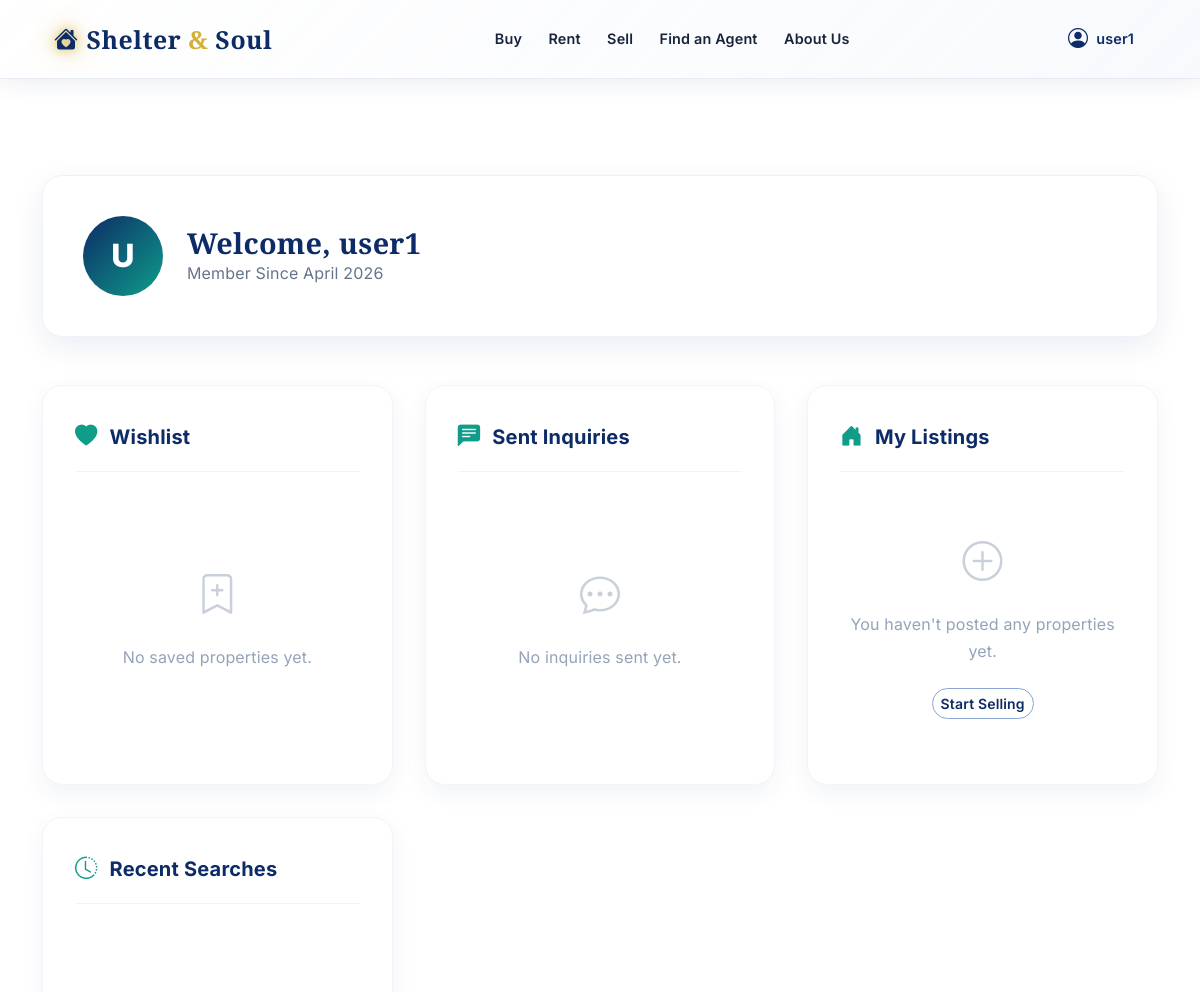
Page /dashboard/ (signed in, upper part) on the earlier database version.
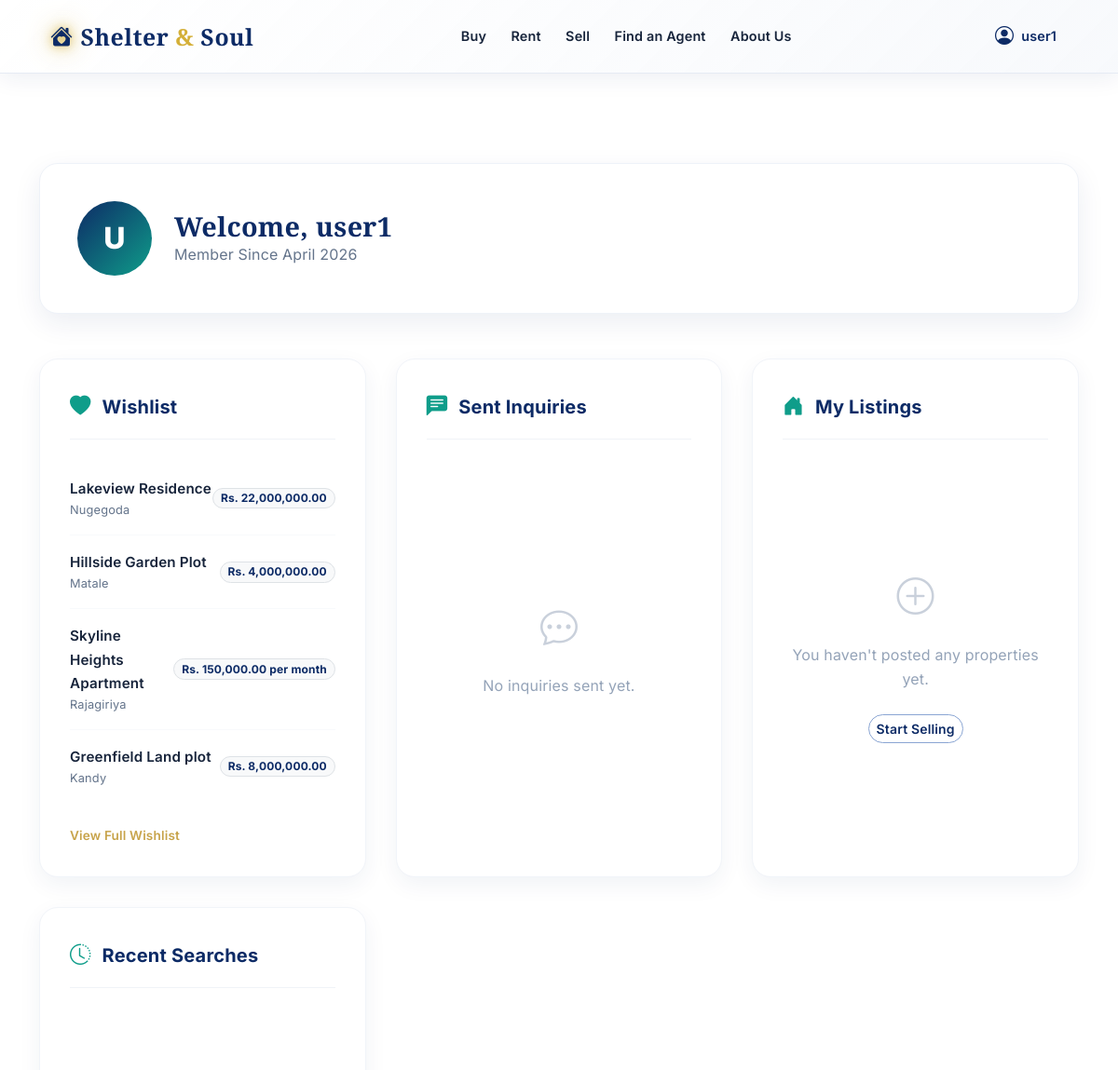
Same page on the later database version.
### listings/models.py (models this page shows, shortened)
class Wishlist(models.Model):
    user = models.ForeignKey(User, on_delete=models.CASCADE, related_name="wishlist_items")
    property = models.ForeignKey(Property, on_delete=models.CASCADE, related_name="wishlisted_by")
    created_at = models.DateTimeField(auto_now_add=True)
    class Meta:
        constraints = [
            models.UniqueConstraint(fields=["user", "property"], name="unique_user_property_wishlist")
        ]

class Property(models.Model):
    LISTING_CATEGORIES = [
        ("Sell", "Sell"),
        ("Rent", "Rent"),
    ]
    PROPERTY_TYPES = [
        ("Residential", "Residential"),
        ("Apartment", "Apartment"),
        ("Commercial", "Commercial"),
        ("Land", "Land"),
    ]
    SIZE_UNITS = [
        ("sqft", "sqft"),
        ("acres", "Acres"),
        ("perch", "Perch"),
    ]
    name = models.CharField(max_length=255)
    location = models.CharField(max_length=255)
    price = models.DecimalField(max_digits=10, decimal_places=2)
    listing_category = models.CharField(max_length=20, choices=LISTING_CATEGORIES, default="Sell")
    property_type = models.CharField(
        max_length=100,
        choices=PROPERTY_TYPES,
        default="Residential"
    )
    description = models.TextField()
    number_of_rooms = models.PositiveIntegerField(null=True, blank=True)
    number_of_bathrooms = models.PositiveIntegerField(null=True, blank=True)
    size_sqft = models.DecimalField("Size", max_digits=12, decimal_places=2, null=True, blank=True)
    size_unit = models.CharField(max_length=20, choices=SIZE_UNITS, default="sqft")
    walkthrough_video = models.FileField(upload_to="", null=True, blank=True)
    video_url = models.URLField(blank=True)
    address = models.CharField(max_length=255, blank=True)
    latitude = models.DecimalField(max_digits=9, decimal_places=6, null=True, blank=True)
    longitude = models.DecimalField(max_digits=9, decimal_places=6, null=True, blank=True)
    owner = models.ForeignKey(User, on_delete=models.SET_NULL, null=True, blank=True, related_name="properties")

### listings/views.py (the view)
# urls.py: path("dashboard/", views.dashboard_view, name="dashboard"),
@login_required
def dashboard_view(request):
    wishlist_items = (
        Wishlist.objects.filter(user=request.user)
        .select_related("property")
        .order_by("-created_at")[:5]
    )
    inquiries = Inquiry.objects.filter(user=request.user).order_by("-created_at")[:5]
    my_posts = Property.objects.filter(owner=request.user).order_by("-id")[:5]
    recent_searches = [] # Would fetch from SearchLog if exists
    context = {
        "wishlist_items": wishlist_items,
        "inquiries": inquiries,
        "my_posts": my_posts,
        "recent_searches": recent_searches,
        "can_post_property": _can_user_post_property(request.user),
    }
    return render(request, "listings/dashboard.html", context)

### listings/context_processors.py (called while the page is built)
def seller_permissions(request):
    user = getattr(request, "user", None)
    can_post = False
    if user and user.is_authenticated:
        has_approved_lead = user.sell_leads.filter(status="Approved").exists()
        profile, _ = UserProfile.objects.get_or_create(user=user)
        if profile.can_post_property != has_approved_lead:
            profile.can_post_property = has_approved_lead
            profile.save(update_fields=["can_post_property"])
        can_post = has_approved_lead
    return {"user_can_post_property": can_post}

### listings/views.py (called while the page is built)
def _can_user_post_property(user):
    if not user.is_authenticated:
        return False
    has_approved_lead = SellLead.objects.filter(user=user, status=SellLead.STATUS_APPROVED).exists()
    profile, _ = UserProfile.objects.get_or_create(user=user)
    if profile.can_post_property != has_approved_lead:
        profile.can_post_property = has_approved_lead
        profile.save(update_fields=["can_post_property"])
    return has_approved_lead

### listings/templates/listings/dashboard.html (shortened to what the changed rows need)
{% extends "listings/base.html" %}
{% load humanize %}
{% block content %}
<div class="container dashboard-container">
    <div class="profile-card">
        <div class="profile-info">
            <h1>Welcome, {{ user.username }}</h1>
        </div>
    </div>
    <div class="dashboard-grid">
        <div class="dashboard-section">
            <div class="section-title">
                <h2>Wishlist</h2>
            </div>
            <div class="section-content">
                {% if wishlist_items %}
                <ul class="dash-item-list">
                    {% for item in wishlist_items %}
                    <li class="dash-item">
                        <div class="dash-item-meta">
                            <a href="{% url 'property_detail' item.property.pk %}" class="dash-item-name">
                                {{ item.property.name }}
                            </a>
                            <span class="dash-item-sub">{{ item.property.location }}</span>
                        </div>
                        <span class="badge rounded-pill bg-light text-primary border">
                            Rs. {{ item.property.price|intcomma }}{% if item.property.listing_category == "Rent" %} per month{% endif %}
                        </span>
                    </li>
                    {% endfor %}
                </ul>
                <a href="{% url 'wishlist' %}" class="view-all-link">View Full Wishlist</a>
                {% else %}
                <div class="empty-state">
                    <i class="bi bi-bookmark-plus"></i>
                    <p>No saved properties yet.</p>
                </div>
                {% endif %}
            </div>
        </div>
        <div class="dashboard-section">
            <div class="section-title">
                <h2>Sent Inquiries</h2>
            </div>
        </div>
        <div class="dashboard-section">
            <div class="section-title">
                <h2>My Listings</h2>
            </div>
        </div>
        <div class="dashboard-section">
            <div class="section-title">
                <h2>Recent Searches</h2>
            </div>
        </div>
    </div>
</div>
{% endblock %}

Differences in the rows shown:
added Wishlist: property.name "Lakeview Residence", property.location "Nugegoda", property.price "22,000,000.00"
added Wishlist: property.name "Hillside Garden Plot", property.location "Matale", property.price "4,000,000.00"
added Wishlist: property.name "Skyline Heights Apartment", property.location "Rajagiriya", property.price "150,000.00", shows "per month"
added Wishlist: property.name "Greenfield Land plot", property.location "Kandy", property.price "8,000,000.00"
Other differences:
text no longer shown: "No saved properties yet."
text now shown: "View Full Wishlist"
